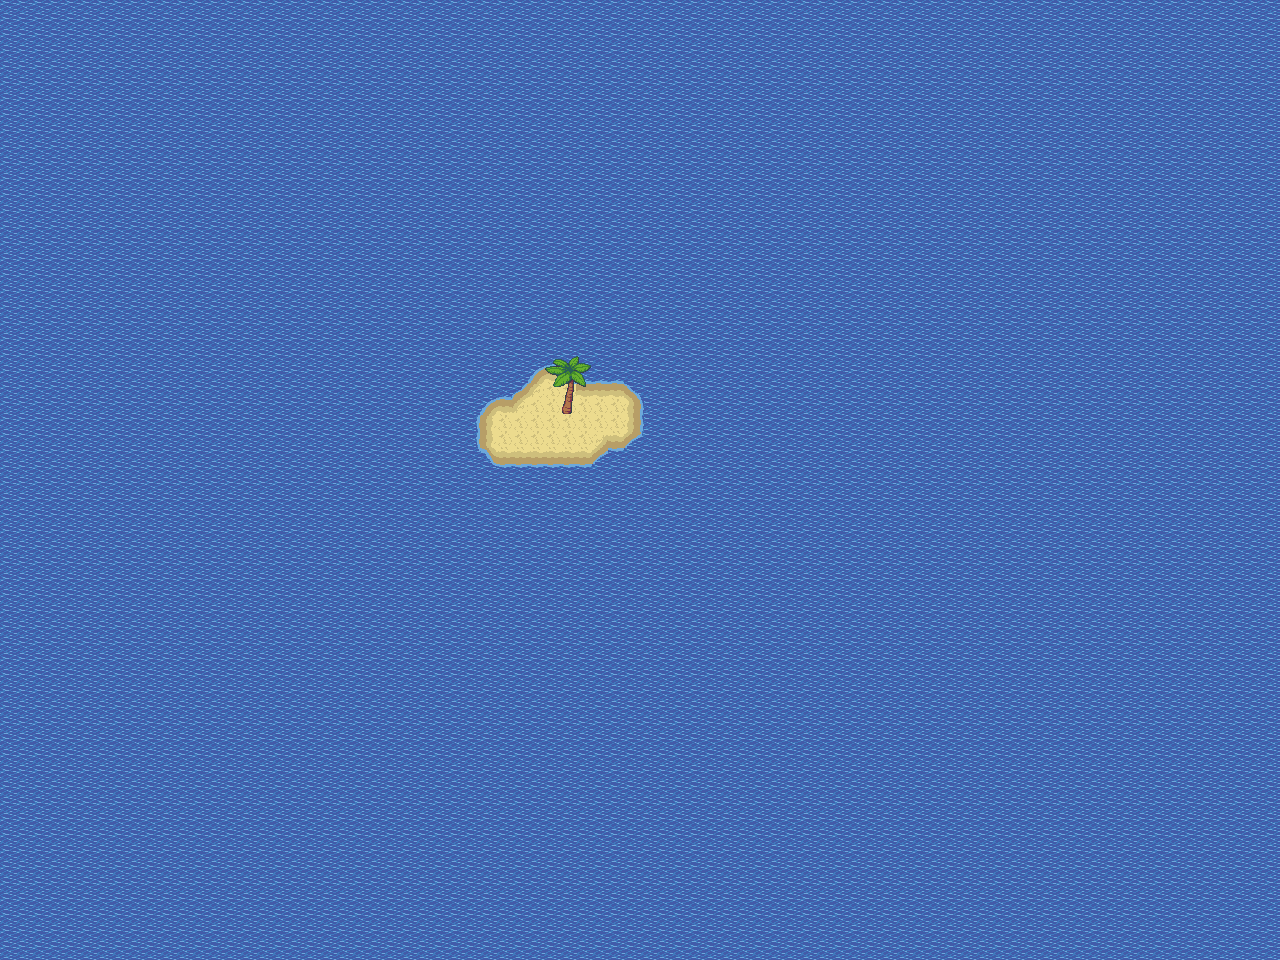

Tiled map render using the project's own tile images. Description and the map definition, with tile-layer contents summarised, below:
An orthogonal 80x60 tile map with 16x16 px tiles, 2 tile layers (Ground, Collision) and 3 objects (start, npc).

<map version="1.5" tiledversion="1.6.0" orientation="orthogonal" renderorder="right-down" width="80" height="60" tilewidth="16" tileheight="16" infinite="0" nextlayerid="4" nextobjectid="6">
 <tileset firstgid="1" source="beach_tileset.tsx" />
 <layer id="1" name="Ground" width="80" height="60">
  <data>[4800 cells, 4800 non-empty, 25 distinct tile ids]</data>
 </layer>
 <layer id="3" name="Collision" width="80" height="60">
  <data>[4800 cells, 12 non-empty, 12 distinct tile ids]</data>
 </layer>
 <objectgroup id="2" name="Objects">
  <object id="1" gid="586" x="548.565" y="415.801" width="16" height="16" />
  <object id="3" name="Player" type="start" x="528" y="416" width="16" height="16" />
  <object id="4" name="Maria" type="npc" x="592" y="400" width="16" height="16">
   <properties>
    <property name="global_name" value="npc_maria" />
    <property name="script" value="scripts/npcs/maria.lua" />
   </properties>
  </object>
 </objectgroup>
</map>
